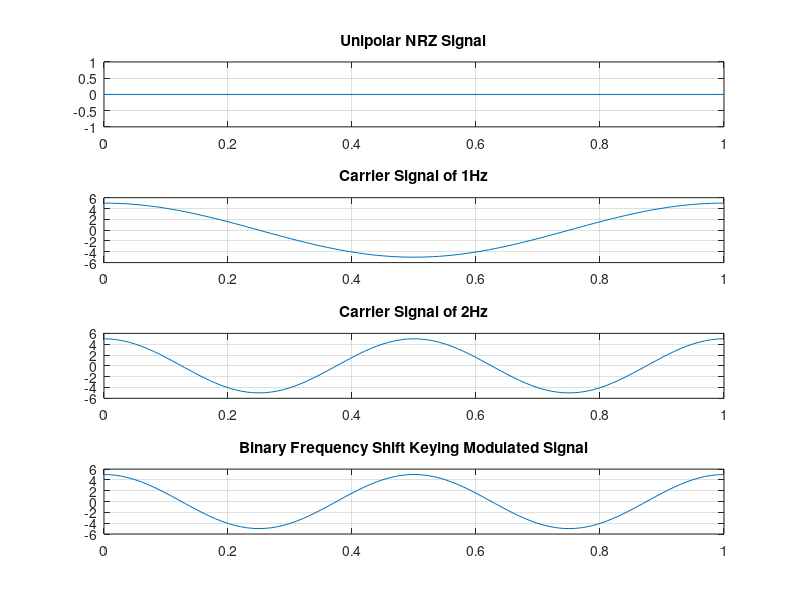

MATLAB code for this plot:
clc;
close all;
clear all;
x=input('Enter bit stream:')
a=input('Enter amplitude:')
n=0:length(x);
%---------------------------------------------------------------------
t=0:0.01:length(x);
f1=1
f2=2
y1=a*cos(2*pi*f1*t);
y2=a*cos(2*pi*f2*t);
for i=1:length(x)
  if (x(i)==1)
    j(i)=a;
  else 
    j(i)=0;
  endif
endfor
j(i+1)=j(i)
subplot(4,1,1)
stairs(n,j)
title('Unipolar NRZ Signal')
grid on
subplot(4,1,2)
plot(t,y1)
title('Carrier Signal of 1Hz')
grid on
subplot(4,1,3)
plot(t,y2)
title('Carrier Signal of 2Hz')
grid on
i=1
for l=1:length(t)
  if t(l)<=i
    m(l)=x(i);
  else
    m(l)=x(i);
    i=i+1;
  end
end
for k=1:length(t)
  if m(k)==1
    q(k)=y1(k);
  else 
    q(k)=y2(k);
  endif
endfor
subplot(4,1,4)
plot(t,q)
title('Binary Frequency Shift Keying Modulated Signal')
grid on